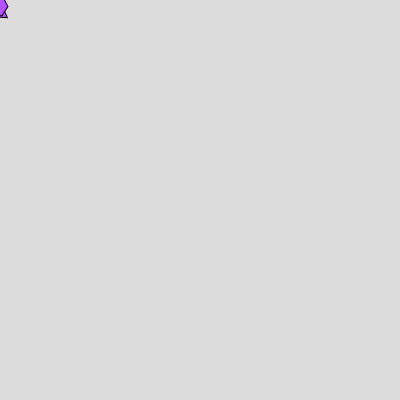
Frame 1 (no input)
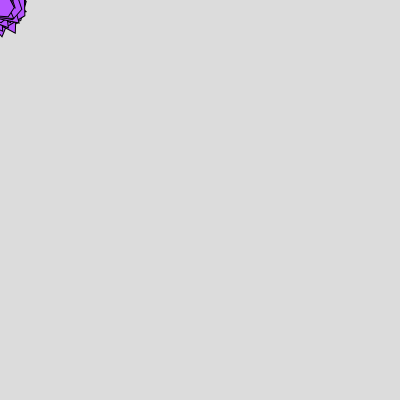
Frame 60 (no input)
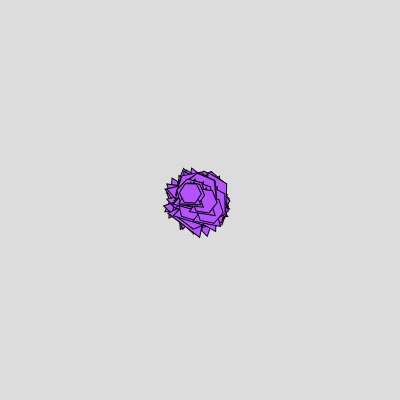
Frame 120 (the mouse pressed at the canvas centre since frame 60)

The p5.js sketch that drew these frames (run headless with seeded random() and noise() and a simulated clock; from frame 60 on, the mouse is pressed at the canvas centre):

// p5.js sketch
// ── sketch.js
let mX;
let mY;
let vormen = [];
let kleur;
let kleur2;
function setup() {
  createCanvas(400, 400);
  kleur = 
  kleur2 = color(random(255), random(400), random(400));
 


}
function draw() {
  background(220);
  mX = mouseX + random(-10, 10);
  mY = mouseY + random(-10, 10);
  vormen.push([mX, mY, 10, 0, 0.05, "driehoek", "eerste", 30, color(random(255), random(255), random(255))]); // x,y,grootte,rotatie,rotatiesnelheid,vorm,fase,tijd,kleur
  vormen.push([mX, mY, 10, 0, 0.05, "polygon", "eerste", 30, color(random(255), random(255), random(255))]); // x,y,grootte,rotatie,rotatiesnelheid,vorm,fase,tijd,kleur
  
  for (let i = 0; i < vormen.length; i++) {
    let x = vormen[i][0];
    let y = vormen[i][1];
    let grootte = vormen[i][2];
    let rotatie = vormen[i][3];
    let rotatiesnelheid = vormen[i][4];
    let vorm = vormen[i][5];
    let fase = vormen[i][6];
    let tijd = vormen[i][7];
    let kleur = vormen[i][8];

    rotatie += rotatiesnelheid;
    if (fase == "eerste") {
      grootte += 1
      if (grootte > 20) {
        grootte = 20;
        fase = "hoogste"
      }
    }
    if (fase == "hoogste") {
     tijd--
     if (tijd <= 0) {
      tijd = 0;
      fase = "laatste";
     }
    }
    if (fase == "laatste") {
      grootte--
      if (grootte <= 0) {
        grootte = 0
        fase = "verwijderen"
      }
    }
    vormen[i][2] = grootte;
    vormen[i][3] = rotatie;
    vormen[i][6] = fase;
    vormen[i][7] = tijd;
    vormen[i][8] = kleur;

    if (fase === "verwijderen") {
      vormen.splice(i, 1);
      i--;
      continue;
    }

    push();
    translate(x, y);
    rotate(rotatie);
    drawShape(vorm, grootte);
    pop();
  }
}

function drawShape(vorm, grootte) {
  fill(kleur);
  if (vorm == "driehoek") {
    triangle(0,-grootte,-grootte,grootte,grootte,grootte);
  }

  if (vorm == "polygon") {
    beginShape();
    for (let i = 0; i < 6; i++) {
      let angle = TWO_PI/6*i;
      let x = cos(angle) * grootte;
      let y = sin(angle) * grootte;  
      vertex(x, y);
    }
    endShape(CLOSE);
  }
}
